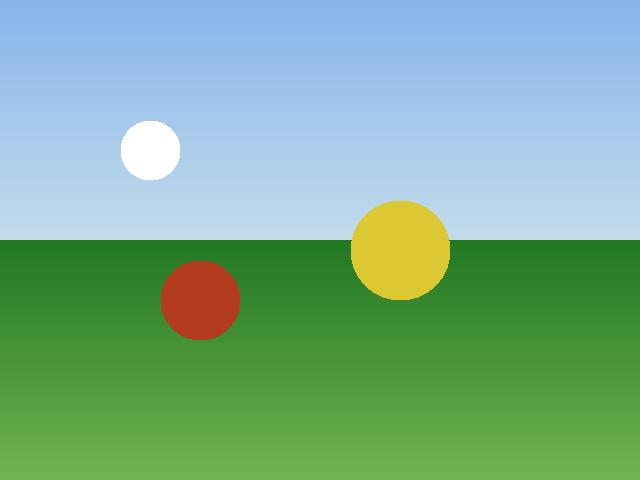
#> input picture TP01/sample_image.jpg, 640 x 480 px
$ python tp01_traitement_images.py
#> lines starting #> are read from the running program, lines starting #| are printed output that depends on the picture; after the words box and inside, x2 and y2 are one past the last pixel; in counts of white or black regions, pixels touching at a corner belong together
"""
TP01 : Traitement des images avec PIL (Pillow)
===============================================
Cours : Biométrie et Tatouage Numérique
Classe : ING-4-SSIR

Ce script implémente 9 transformations d'images fondamentales
utilisées en prétraitement biométrique :
  1. Lecture et affichage
  2. Redimensionnement
  3. Ajustement de luminosité
  4. Conversion en niveaux de gris
  5. Binarisation
  6. Détection de contours
  7. Filtrage / débruitage (flou gaussien)
  8. Histogramme
  9. Égalisation d'histogramme
"""

import os
from PIL import Image, ImageEnhance, ImageFilter, ImageOps
import matplotlib
matplotlib.use("Agg")  # Backend non-interactif pour sauvegarde
import matplotlib.pyplot as plt

# ─── Configuration ───────────────────────────────────────────────
INPUT_IMAGE = "sample_image.jpg"
RESULTS_DIR = "results"

os.makedirs(RESULTS_DIR, exist_ok=True)

# Charger l'image originale une seule fois
img_original = Image.open(INPUT_IMAGE)
#> img_original is the input picture: PIL image 640x480 RGB; mean R, G, B 125.2, 174.7, 144.9
print(f"Image chargée : {INPUT_IMAGE}")
print(f"  Taille : {img_original.size}")
#|   Taille : (640, 480)
print(f"  Mode   : {img_original.mode}")
#|   Mode   : RGB
print(f"  Format : {img_original.format}")
#|   Format : JPEG


# ═══════════════════════════════════════════════════════════════════
# PARTIE 1 — Lecture et affichage de l'image originale
# ═══════════════════════════════════════════════════════════════════
# Objectif : Charger et visualiser l'image source.
# Effet observé : L'image est affichée telle quelle, sans transformation.

fig = plt.figure(figsize=(6, 5))
plt.subplot(1, 1, 1)
plt.imshow(img_original)
plt.axis("off")
plt.title("Image Originale")
plt.tight_layout()
fig.savefig(os.path.join(RESULTS_DIR, "image_originale.png"), dpi=150)
plt.close(fig)
print("[Partie 1] image_originale.png sauvegardée")


# ═══════════════════════════════════════════════════════════════════
# PARTIE 2 — Redimensionnement
# ═══════════════════════════════════════════════════════════════════
# Objectif : Réduire ou adapter la taille de l'image pour normaliser
#            les entrées d'un système biométrique.
# Effet observé : L'image est réduite à 200×200, perdant son ratio
#                 original mais gagnant en uniformité de taille.

img_resized = img_original.resize((200, 200))

fig = plt.figure(figsize=(10, 5))
plt.subplot(1, 2, 1)
plt.imshow(img_original)
plt.axis("off")
plt.title(f"Originale ({img_original.size[0]}×{img_original.size[1]})")

plt.subplot(1, 2, 2)
plt.imshow(img_resized)
plt.axis("off")
plt.title(f"Redimensionnée (200×200)")

plt.tight_layout()
fig.savefig(os.path.join(RESULTS_DIR, "image_redimensionnee.png"), dpi=150)
plt.close(fig)
print("[Partie 2] image_redimensionnee.png sauvegardée")


# ═══════════════════════════════════════════════════════════════════
# PARTIE 3 — Ajustement de la luminosité
# ═══════════════════════════════════════════════════════════════════
# Objectif : Modifier la luminosité pour compenser un éclairage
#            insuffisant lors de la capture biométrique.
# Effet observé : Avec un facteur de 1.5, l'image devient plus claire.
#                 Les détails dans les zones sombres deviennent visibles.

enhancer = ImageEnhance.Brightness(img_original)
img_bright = enhancer.enhance(1.5)
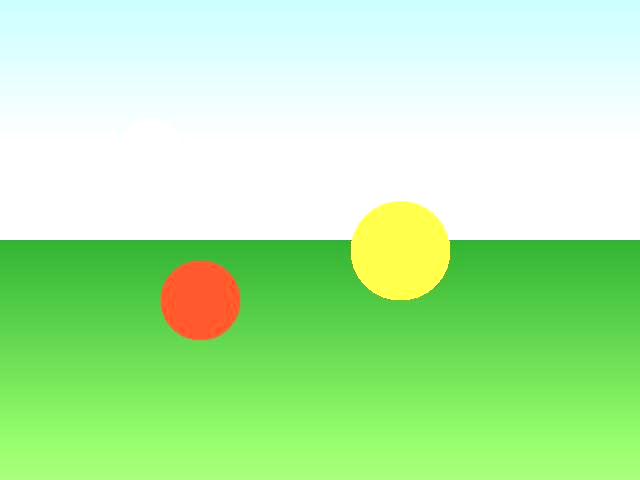
#> img_bright: PIL image 640x480 RGB; mean R, G, B 180.8, 238.1, 168.9

fig = plt.figure(figsize=(10, 5))
plt.subplot(1, 2, 1)
plt.imshow(img_original)
plt.axis("off")
plt.title("Originale")

plt.subplot(1, 2, 2)
plt.imshow(img_bright)
plt.axis("off")
plt.title("Luminosité ×1.5")

plt.tight_layout()
fig.savefig(os.path.join(RESULTS_DIR, "image_luminosite_augmente.png"), dpi=150)
plt.close(fig)
print("[Partie 3] image_luminosite_augmente.png sauvegardée")


# ═══════════════════════════════════════════════════════════════════
# PARTIE 4 — Conversion en niveaux de gris
# ═══════════════════════════════════════════════════════════════════
# Objectif : Passer en niveaux de gris pour simplifier le traitement.
#            En biométrie (empreinte, iris), on travaille quasi toujours
#            sur un seul canal d'intensité.
# Effet observé : L'image perd ses couleurs ; chaque pixel est
#                 représenté par une seule valeur d'intensité [0-255].

img_gray = img_original.convert("L")
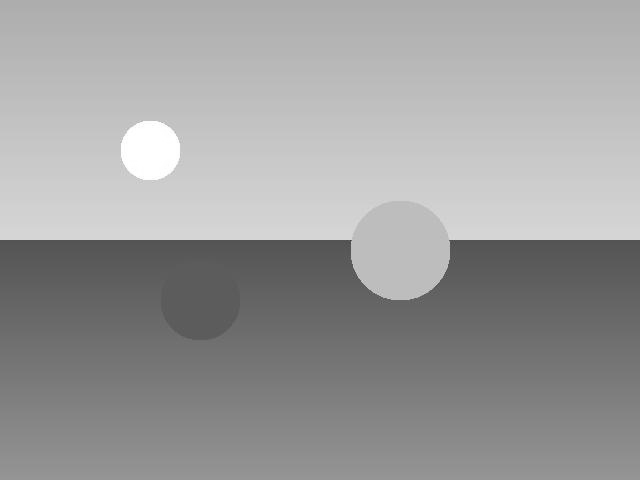
#> img_gray: PIL image 640x480 L; min 59, max 255, mean 156.5

fig = plt.figure(figsize=(10, 5))
plt.subplot(1, 2, 1)
plt.imshow(img_original)
plt.axis("off")
plt.title("Originale (RGB)")

plt.subplot(1, 2, 2)
plt.imshow(img_gray, cmap="gray")
plt.axis("off")
plt.title("Niveaux de gris (L)")

plt.tight_layout()
fig.savefig(os.path.join(RESULTS_DIR, "image_gris.png"), dpi=150)
plt.close(fig)
print("[Partie 4] image_gris.png sauvegardée")


# ═══════════════════════════════════════════════════════════════════
# PARTIE 5 — Binarisation
# ═══════════════════════════════════════════════════════════════════
# Objectif : Convertir l'image en noir et blanc pur (0 ou 255).
#            C'est une étape clé dans le traitement d'empreintes
#            digitales : les crêtes deviennent noires, le fond blanc.
# Effet observé : Avec un seuil de 128, les pixels d'intensité < 128
#                 passent à 0 (noir), les autres à 255 (blanc).

SEUIL = 128
img_binary = img_gray.point(lambda p: 255 if p >= SEUIL else 0)
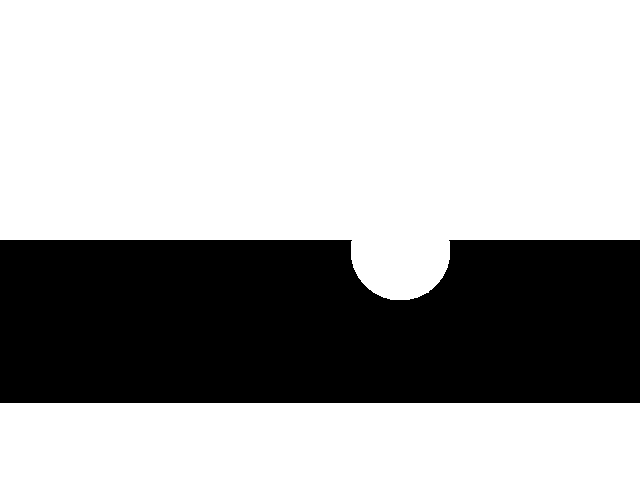
#> img_binary: PIL image 640x480 L; 67.7% white; 1 black region, box (x1, y1, x2, y2) and area: (0, 240, 640, 403) 99368

fig = plt.figure(figsize=(10, 5))
plt.subplot(1, 2, 1)
plt.imshow(img_gray, cmap="gray")
plt.axis("off")
plt.title("Niveaux de gris")

plt.subplot(1, 2, 2)
plt.imshow(img_binary, cmap="gray")
plt.axis("off")
plt.title(f"Binarisée (seuil = {SEUIL})")

plt.tight_layout()
fig.savefig(os.path.join(RESULTS_DIR, "image_binarisee.png"), dpi=150)
plt.close(fig)
print("[Partie 5] image_binarisee.png sauvegardée")


# ═══════════════════════════════════════════════════════════════════
# PARTIE 6 — Détection des contours
# ═══════════════════════════════════════════════════════════════════
# Objectif : Extraire les contours de l'image. En biométrie, les
#            contours correspondent aux transitions crête/vallée
#            d'une empreinte ou aux limites de l'iris.
# Effet observé : Seules les zones de forte variation d'intensité
#                 (les bords) sont conservées, le reste devient noir.

img_edges = img_gray.filter(ImageFilter.FIND_EDGES)
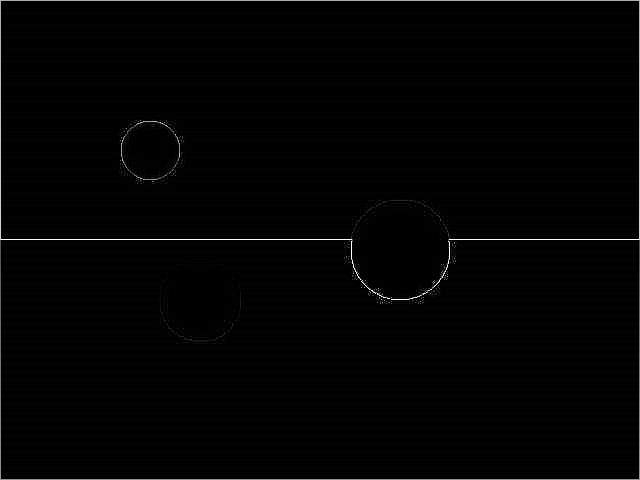
#> img_edges: PIL image 640x480 L; min 0, max 255, mean 2.6

fig = plt.figure(figsize=(10, 5))
plt.subplot(1, 2, 1)
plt.imshow(img_gray, cmap="gray")
plt.axis("off")
plt.title("Niveaux de gris")

plt.subplot(1, 2, 2)
plt.imshow(img_edges, cmap="gray")
plt.axis("off")
plt.title("Contours (FIND_EDGES)")

plt.tight_layout()
fig.savefig(os.path.join(RESULTS_DIR, "image_contours.png"), dpi=150)
plt.close(fig)
print("[Partie 6] image_contours.png sauvegardée")


# ═══════════════════════════════════════════════════════════════════
# PARTIE 7 — Filtrage et débruitage (flou gaussien)
# ═══════════════════════════════════════════════════════════════════
# Objectif : Réduire le bruit dans l'image avant extraction de
#            caractéristiques. Un flou gaussien lisse les variations
#            aléatoires tout en préservant les structures principales.
# Effet observé : Plus le rayon augmente, plus l'image est floue.
#                 Rayon 1 = léger lissage, rayon 3 = flou prononcé.

radii = [1, 2, 3]
blurred_images = []
for r in radii:
    blurred_images.append(img_original.filter(ImageFilter.GaussianBlur(radius=r)))
#> after the loop, blurred_images = 3 items

fig = plt.figure(figsize=(14, 4))
plt.subplot(1, 4, 1)
plt.imshow(img_original)
plt.axis("off")
plt.title("Originale")

for i, (r, img_blur) in enumerate(zip(radii, blurred_images)):
    plt.subplot(1, 4, i + 2)
    plt.imshow(img_blur)
    plt.axis("off")
    plt.title(f"Gaussien r={r}")
#> this loop made 3 passes

plt.tight_layout()
fig.savefig(os.path.join(RESULTS_DIR, "image_flou_gaussien.png"), dpi=150)
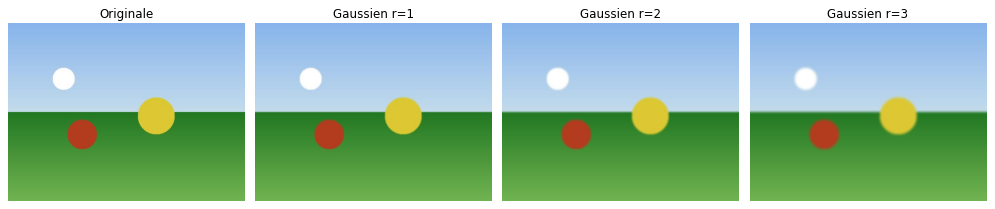
#> figure drawn by matplotlib, 4 panels
plt.close(fig)
print("[Partie 7] image_flou_gaussien.png sauvegardée")


# ═══════════════════════════════════════════════════════════════════
# PARTIE 8 — Histogramme de l'image
# ═══════════════════════════════════════════════════════════════════
# Objectif : Visualiser la distribution des intensités de pixels.
#            L'histogramme révèle le contraste et l'exposition de
#            l'image — information critique pour le prétraitement.
# Effet observé : La courbe montre la fréquence de chaque niveau
#                 de gris (0 à 255). Un pic concentré = faible contraste.

histogram = img_gray.histogram()
#> histogram = 256 values, max 8666 at index 189, min 0 at index 0, mean 1200

fig = plt.figure(figsize=(8, 5))
plt.plot(range(256), histogram, color="black", linewidth=1)
plt.fill_between(range(256), histogram, alpha=0.3, color="gray")
plt.xlabel("Niveau de gris (0-255)")
plt.ylabel("Nombre de pixels")
plt.title("Histogramme de l'image en niveaux de gris")
plt.xlim(0, 255)
plt.grid(True, alpha=0.3)
plt.tight_layout()
fig.savefig(os.path.join(RESULTS_DIR, "histogramme.png"), dpi=150)
#> figure, not shown here; curve peaks at x = 189, y = 8666
plt.close(fig)
print("[Partie 8] histogramme.png sauvegardée")


# ═══════════════════════════════════════════════════════════════════
# PARTIE 9 — Égalisation de l'histogramme
# ═══════════════════════════════════════════════════════════════════
# Objectif : Redistribuer les intensités pour améliorer le contraste
#            global. Technique standard en prétraitement biométrique
#            pour normaliser l'éclairage entre captures différentes.
# Effet observé : L'histogramme s'étale sur toute la plage [0-255],
#                 les détails deviennent plus visibles dans les zones
#                 sombres et claires.

img_equalized = ImageOps.equalize(img_gray)
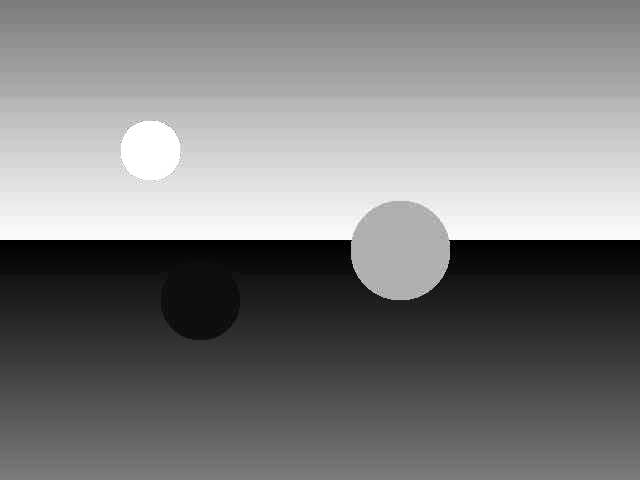
#> img_equalized: PIL image 640x480 L; min 0, max 255, mean 126.6
hist_equalized = img_equalized.histogram()
#> hist_equalized = 256 values, max 8666 at index 176, min 0 at index 3, mean 1200

fig = plt.figure(figsize=(12, 8))

# Images : avant / après
plt.subplot(2, 2, 1)
plt.imshow(img_gray, cmap="gray")
plt.axis("off")
plt.title("Avant égalisation")

plt.subplot(2, 2, 2)
plt.imshow(img_equalized, cmap="gray")
plt.axis("off")
plt.title("Après égalisation")

# Histogrammes : avant / après
plt.subplot(2, 2, 3)
plt.plot(range(256), histogram, color="black", linewidth=1)
plt.fill_between(range(256), histogram, alpha=0.3, color="gray")
plt.title("Histogramme original")
plt.xlim(0, 255)
plt.grid(True, alpha=0.3)

plt.subplot(2, 2, 4)
plt.plot(range(256), hist_equalized, color="darkblue", linewidth=1)
plt.fill_between(range(256), hist_equalized, alpha=0.3, color="steelblue")
plt.title("Histogramme égalisé")
plt.xlim(0, 255)
plt.grid(True, alpha=0.3)

plt.tight_layout()
fig.savefig(os.path.join(RESULTS_DIR, "image_egalisee.png"), dpi=150)
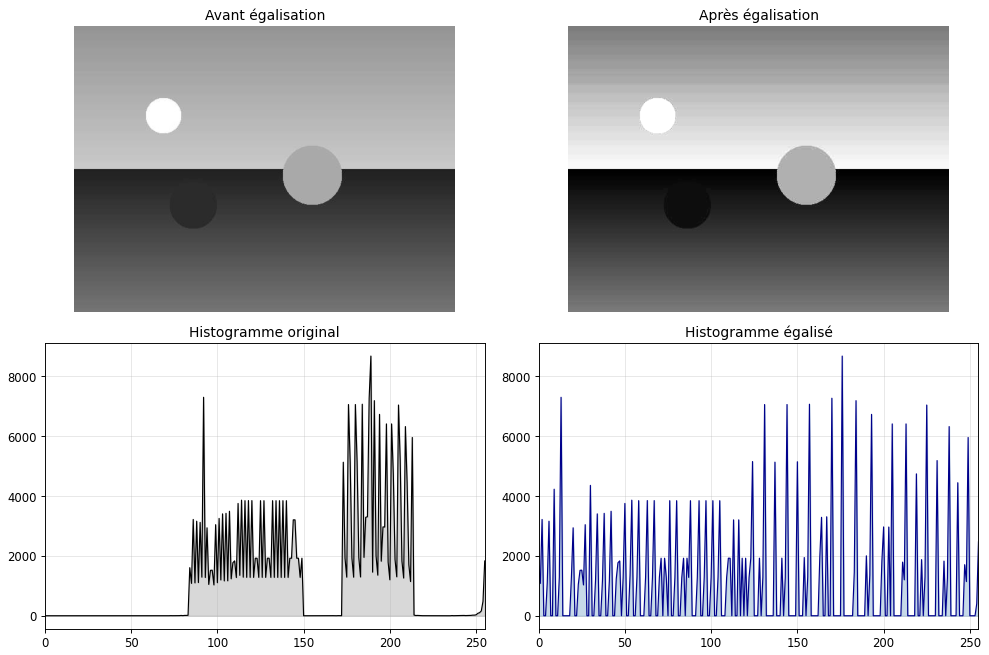
#> figure drawn by matplotlib, 4 panels; panel 3: curve peaks at x = 189, y = 8666; panel 4: curve peaks at x = 176, y = 8666
plt.close(fig)
print("[Partie 9] image_egalisee.png sauvegardée")


# ═══════════════════════════════════════════════════════════════════
print("\n✅ TP01 terminé — toutes les images sont dans le dossier results/")
